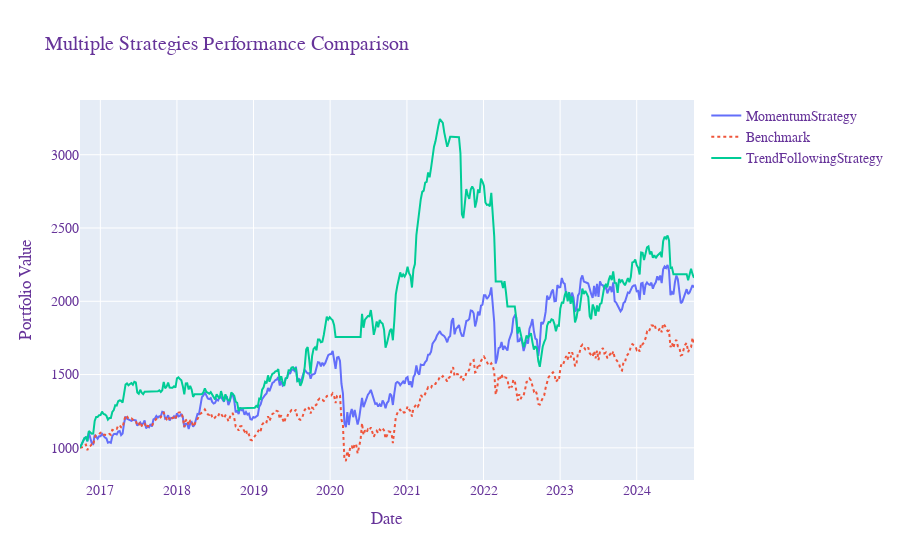

Here is the notebook cell this chart was saved with:
### Markdown cell above
Voici un autre exemple sur une stratégie momentum et TrendFollowing

### Code cell
'''Initialisation des données'''
data = DataInput(data_type=InputType.EQUITY,
                        tickers=['GLE.PA', 'OR.PA','MC.PA','VIV.PA','TTE.PA'],
                        start_date='2015-10-01',
                        end_date='2024-10-01',
                        frequency=FrequencyType.WEEKLY,
                        benchmark=Benchmark.CAC40)
'''Initialisation du backtest'''
backtest = Backtester(data_input=data)
'''Initialisation des stratégies'''
strategy_momentum = MomentumStrategy(rebalance_frequency=FrequencyType.MONTHLY, lookback_period=1, is_LS_strategy=False)
strategy_tf = TrendFollowingStrategy(rebalance_frequency=FrequencyType.MONTHLY, short_window_period=10, long_window_period=50, is_LS_strategy=False)
'''Run du backtest'''
results_momentum = backtest.run(strategy=strategy_momentum, initial_amount=1000.0, fees=0.0)
results_tf = backtest.run(strategy=strategy_tf, initial_amount=1000.0, fees=0.0)
combined_results = Results.compare_results([results_momentum,results_tf])
'''Visualisation des résultats'''
print(combined_results.df_statistics.head(10))
combined_results.ptf_value_plot.show()
combined_results.ptf_drawdown_plot.show()
for plot in combined_results.ptf_weights_plot:
    plot.show()

### Figure 1 — Plotly figure (JSON) as saved in the notebook; plotly's stock layout.template omitted (floating-point values rounded to 4 significant figures; data arrays with more than 128 entries replaced by an {"elided": "..."} marker saying what was removed)
{"data": [{"name": "MomentumStrategy", "type": "scatter", "x": {"elided": "419 str values"}, "y": {"elided": "419 float values"}}, {"line": {"dash": "dot"}, "name": "Benchmark", "type": "scatter", "x": {"elided": "419 str values"}, "y": {"elided": "419 float values"}}, {"name": "TrendFollowingStrategy", "type": "scatter", "x": {"elided": "419 str values"}, "y": {"elided": "419 float values"}}], "layout": {"font": {"color": "RebeccaPurple", "family": "Courier New, monospace", "size": 14}, "title": {"text": "Multiple Strategies Performance Comparison"}, "xaxis": {"title": {"text": "Date"}}, "yaxis": {"title": {"text": "Portfolio Value"}}}}
